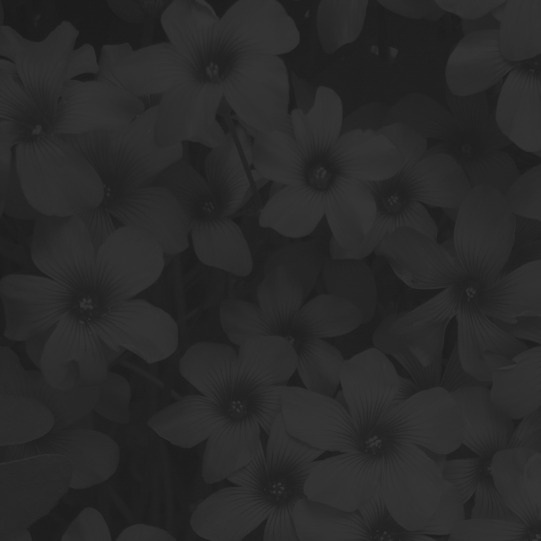
#> input picture Experiment 6/Low Contrast.jpg, 1081 x 1081 px (shown at 1/2 size)
$ jupyter execute HistogramStretching.ipynb
#> lines starting #> are read from the running program, lines starting #| are printed output that depends on the picture
<h2 style="font-weight: 700; text-align: center">Histogram Stretching</h2>

[cell 1]
import numpy as np
import cv2 as cv
import matplotlib.pyplot as plt

#### Importing subject image as a grayscale image

[cell 2]
img = cv.imread("./Low Contrast.jpg")
#> img is the input picture: shape (1081, 1081, 3); min 21, max 56, mean 41.8
imgg = cv.cvtColor(img, cv.COLOR_BGR2GRAY)
imgg = imgg[:1080, :1080]
#> imgg: shape (1080, 1080)
plt.title("Original GrayScale image")
plt.imshow(imgg, cmap="gray")
plt.show()

#### Utility Function - Matplotting the output(s)

[cell 3]
def matplot_images(*imgs, titles):
  fig = plt.figure(figsize=(12, 7))
  columns = len(imgs)
  for i in range(columns):
    fig.add_subplot(1, columns, i + 1)
    plt.imshow(imgs[i], cmap="gray")
    plt.title(titles[i])
  plt.show()

#### Histogram plotting functions

[cell 4]
def show_hist(img):
  count = {}
  for x in range(img.shape[0]):
    for y in range(img.shape[1]):
      if (p := img[x][y]) in count.keys():
        count[p] += 1
      else:
        count.update({p : 1})
  plt.figure(figsize=(15, 7))
  plt.bar(list(count.keys()), list(count.values()))
  plt.show()
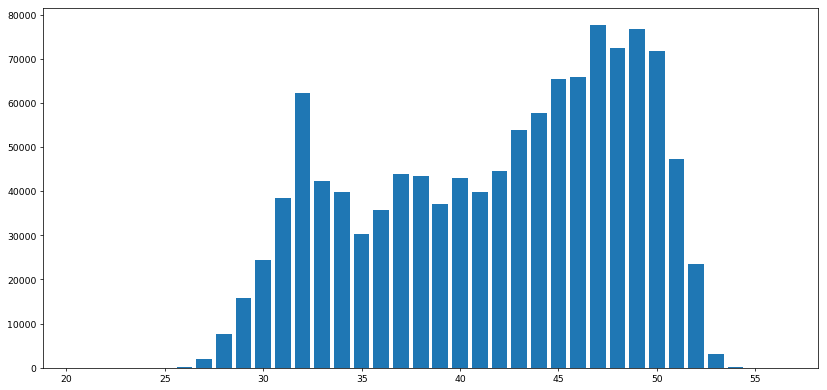
#> figure drawn by matplotlib, 1 panel; tallest bar 77599 high, from x = 46.6 to 47.4

#### Histogram Plot for the input image

[cell 5]
show_hist(imgg)
rmax, rmin = max(map(max, imgg)), min(map(min, imgg))
#> rmax = 56; rmin = 21
print(f"Maximum Pixel Value in Input: {rmax} Minimum Pixel Value in Input: {rmin}")
#| Maximum Pixel Value in Input: 56 Minimum Pixel Value in Input: 21

#### Histogram Stretching

[cell 6]
def histogram_stretching(img, smax, smin, rmax, rmin):
#> called with smax = 255, smin = 0, rmax = 56, rmin = 21
  stretched_img = [[0 for _ in range(img.shape[1])] for _ in range(img.shape[0])]
  for x in range(img.shape[0]):
    for y in range(img.shape[1]):
      stretched_img[x][y] = int((((smax - smin) / (rmax - rmin)) * (img[x][y] - rmin)) + smin)
#> after the loop, stretched_img = 1080 items

  return np.array(stretched_img)
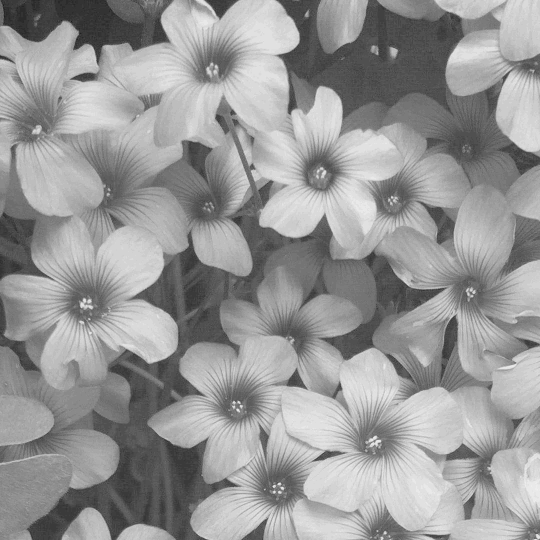
#> returned value: shape (1080, 1080) int64 (shown at 1/2 size); min 0, max 255, mean 151.4

#### Callers

[cell 7]
stretched = histogram_stretching(imgg, 255, 0, rmax, rmin)
show_hist(stretched)
#> in show_hist (call 2), `plt.show()`:
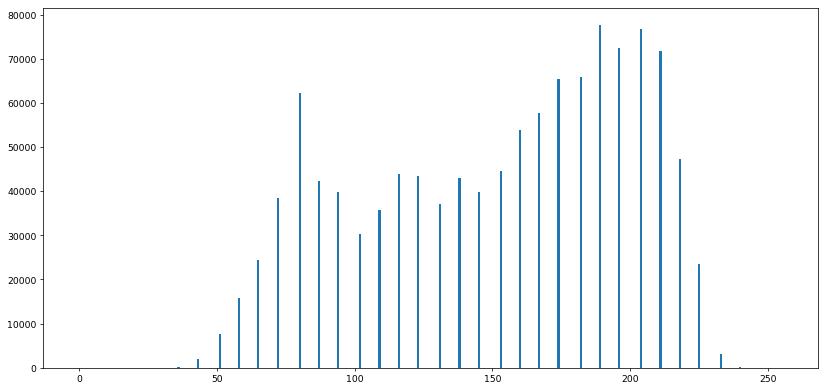
#> figure drawn by matplotlib, 1 panel; tallest bar 77599 high, from x = 188.6 to 189.4
matplot_images(imgg, stretched, titles=["Original GrayScale Image", "Image after Histogram Stretching"])
#> in matplot_images, `plt.show()`:
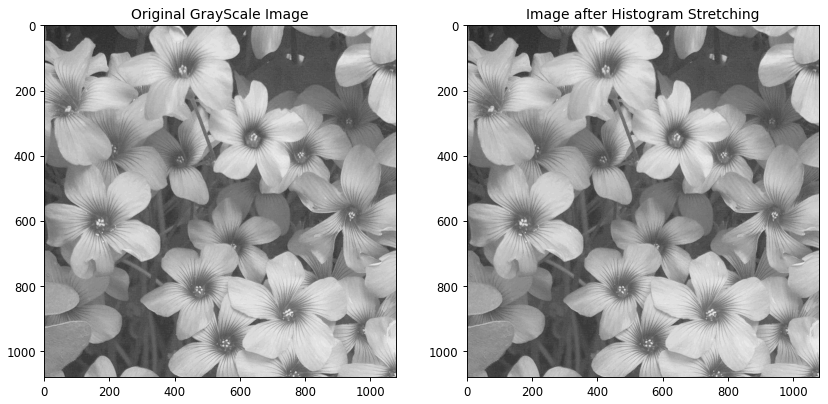
#> figure drawn by matplotlib, 2 panels

#### Observations

[cell 8]
smax, smin = max(map(max, stretched)), min(map(min, stretched))
#> smax = 255; smin = 0
print(f"Minimum Pixel Value in Input: {rmin} Maximum Pixel Value in Input: {rmax}")
#| Minimum Pixel Value in Input: 21 Maximum Pixel Value in Input: 56
print(f"Minimum Pixel Value in Output: {smin} Maximum Pixel Value in Output: {smax}")
#| Minimum Pixel Value in Output: 0 Maximum Pixel Value in Output: 255
